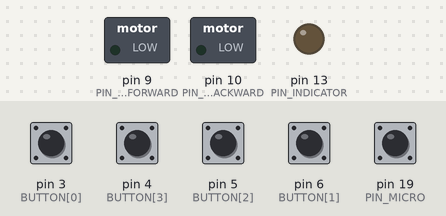
The sketch below on a simulated Arduino Uno, built with avr-gcc and run on an emulated ATmega328P. On the bench: switched loads named in the sketch (green lamp = pin HIGH), output pins drawn as LEDs (lit = HIGH). Dashed ring = blinking. The inputs (shaded band) are chosen by the test bench; at power-on: pin 3 (BUTTON[0]), pin 4 (BUTTON[3]), pin 5 (BUTTON[2]), pin 6 (BUTTON[1]), pin 19 (PIN_MICRO) HIGH.

Above: at 1.2 s.
1.3 s: pin 4 (BUTTON[3]) pulled LOW for 0.15 s
At 1.58 s:
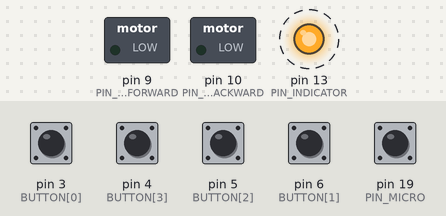
3.4 s: pin 3 (BUTTON[0]) pulled LOW for 0.15 s
At 4.7 s:
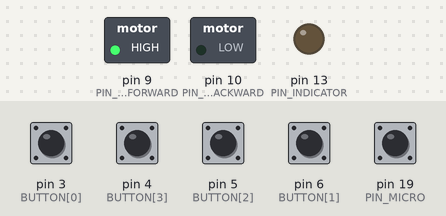
5.0 s: pin 5 (BUTTON[2]) pulled LOW for 0.15 s
At 5.5 s:
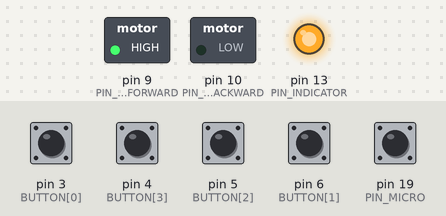
7.1 s: pin 19 (PIN_MICRO) pulled LOW for 0.15 s
At 8.0 s:
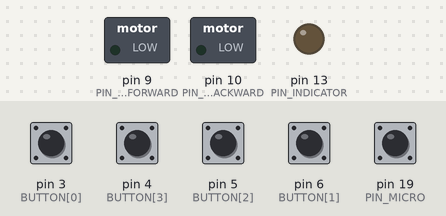
8.7 s: pin 3 (BUTTON[0]) pulled LOW for 1 s
At 10.4 s:
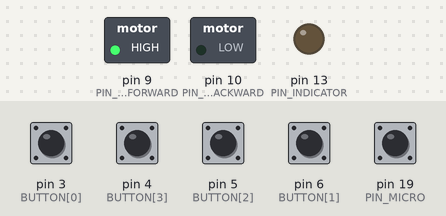
Timing chart, 0 to 11.9 s (numbered marks = the images above; inputs shaded):
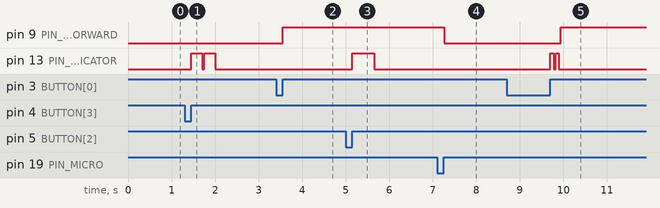

The sketch:

intval2_buttons.ino
```cpp
//Intval for pro trinket arduinos
//Using 12vdc motors in place of a stepper
//L289N HBridge for motor control
//Microswitch for control

/*
----------------------------------------------------
Microswitch (use INPUT_PULLUP!!)
GND-----\ | \-----PIN
----------------------------------------------------
*/

const int FAST_PWM = 255;
const int SLOW_PWM = 127;

/* ------------------------------------------------
 *  pins
 * ------------------------------------------------*/
//5V Trinket Pro
const int PIN_INDICATOR = 13;
const int PIN_MOTOR_FORWARD = 9;
const int PIN_MOTOR_BACKWARD = 10;
const int PIN_MICRO = 19; //laser cut version
const int BUTTON[4] = {3, 6, 5, 4};  //trigger, direction, speed, delay

/* ------------------------------------------------
 *  loop
 * ------------------------------------------------*/
const int LOOP_DELAY = 10;

/* ------------------------------------------------
 *  state
 * ------------------------------------------------*/
volatile int button_state[4] = {1, 1, 1, 1};
volatile long button_time[4] = {0, 0, 0, 0};
volatile long buttontime = 0;

volatile int fwd_speed = FAST_PWM;
volatile int bwd_speed = FAST_PWM;

volatile boolean sequence = false;
volatile boolean running = false;
volatile boolean cam_dir = true;
volatile boolean delaying = false;

volatile int micro_position = 0;
volatile boolean micro_primed = false;

unsigned long timer = 0;
unsigned long frame_start = 0;
unsigned long delay_start = 0;

volatile int cam_count = 0;
volatile int cam_pos = 0;

volatile long seq_delay = 42;

/* ------------------------------------------------
 *  Runs once at startup, defines pin modes for
 *  buttons and other inputs.
 * ------------------------------------------------*/
void setup () {
  Pins_init();
  Buttons_init();
}

/* ------------------------------------------------
 *  Runs constantly, sets a timer at beginning of loop,
 *  checks states of every button and then either compares
 *  the timer to the delay end, watches for the microswitch
 *  to stop the frame or alternately delays for LOOP_DELAY.
 * ------------------------------------------------*/
void loop () {
  timer = millis();
  Btn(0);
  Btn(1);
  Btn(2);
  Btn(3);
  if (sequence && delaying) {
    Watch_delay();
  }
  if (running) {
    Read_micro();
  }
  if (!running && !sequence && !delaying){
    delay(LOOP_DELAY);
  }
}

/* ------------------------------------------------
 *  Defines pin modes for motor control pins, microswitch
 *  and the indicator (LED) pin.
 * ------------------------------------------------*/
void Pins_init () {
  pinMode(PIN_MOTOR_FORWARD, OUTPUT);
  pinMode(PIN_MOTOR_BACKWARD, OUTPUT);
  pinMode(PIN_MICRO, INPUT_PULLUP);
  pinMode(PIN_INDICATOR, OUTPUT);
}

/* ------------------------------------------------
 *  Starts a frame by updating the frame_start timer,
 *  starts motor in set direction, sets running flag
 *  to true and primes the micoswitch flag.
 * ------------------------------------------------*/
void Frame () {
  frame_start = millis();
  if (cam_dir) {
    analogWrite(PIN_MOTOR_FORWARD, fwd_speed);
    analogWrite(PIN_MOTOR_BACKWARD, 0);
  } else {
    analogWrite(PIN_MOTOR_BACKWARD, bwd_speed);
    analogWrite(PIN_MOTOR_FORWARD, 0);
  }
  running = true;
  micro_primed = false;
}

/* ------------------------------------------------
 *  Determines whether or not the motor has turned
 *  far enough to start reading the micoswitch state.
 *  This prevents the switch from checking too early,
 *  while it is not yet pressed.
 * ------------------------------------------------*/
boolean Read_delay () {
  if (fwd_speed == FAST_PWM) {
      if (timer - frame_start >= 300) {
        return true;
      }
  } else {
      if (timer - frame_start >= 600) {
        return true;
      }
  }
  return false;
}

/* ------------------------------------------------
 *  Reads the state of the microswitch after the
 *  Read_delay() period. If the micoswitch is pressed,
 *  set the micro_primed flag to true. If primed and
 *  microswitch gets opened, Stop() the frame.
 * ------------------------------------------------*/
void Read_micro () {
  if (Read_delay()) {
    micro_position = digitalRead(PIN_MICRO);
    if (micro_position == LOW
        && micro_primed == false) {
      micro_primed = true;
    } else if (micro_position == HIGH
              && micro_primed == true) {
      Stop();
    }
    delay(2);//smooths out signal
  }
}

/* ------------------------------------------------
 *  Determines when the delay period between frames
 *  in a sequence is over.
 * ------------------------------------------------*/
void Watch_delay () {
  if (timer - delay_start >= seq_delay) {
    delaying = false;
    Frame();
  }
}

/* ------------------------------------------------
 *  Stops the motor after a 10ms delay. Increments
 *  a cam counter when complete. Resets running and
 *  micro_primed flags to false, starts delaying if
 *  sequence flag is set to true.
 * ------------------------------------------------*/
void Stop () {
  delay(10);
  analogWrite(PIN_MOTOR_FORWARD, 0);
  analogWrite(PIN_MOTOR_BACKWARD, 0);

  cam_count++;
  if (cam_dir) {
    cam_pos++;
  } else {
    cam_pos--;
  }

  running = false;
  micro_primed = false;

  if (sequence) {
    delaying = true;
    delay_start = millis();
  }
}
/* ------------------------------------------------
 *  Turns on or off the indicator LED.
 * ------------------------------------------------*/
void Indicator (boolean state) {
  if (state) {
    digitalWrite(PIN_INDICATOR, HIGH);
  } else {
    digitalWrite(PIN_INDICATOR, LOW);
  }
}

/* ------------------------------------------------
 *  Declare the pin mode of all buttons as, input pullup
 *  which enables the internal pullup resistor.
 * ------------------------------------------------*/
void Buttons_init () {
  for (int i = 0; i < 4; i++) {
    pinMode(BUTTON[i], INPUT_PULLUP);
  }
}

/* ------------------------------------------------
 *  Reads the state of a specific button and compares
 *  it to a stored value in the button_state array.
 *  If the value is different than what is stored,
 *  check if button is pressed and store new timer value,
 *  if button is released, compare current time to the stored
 *  time value and pass that to the button_end function.
 * ------------------------------------------------*/
void Btn (int index) {
  int val = digitalRead(BUTTON[index]);
  if (val != button_state[index]) {
    if (val == LOW) { // pressed
      button_time[index] = millis();
      //button_start(index);
    } else if (val == HIGH) { // not pressed
      buttontime = millis() - button_time[index];
      button_end(index, buttontime);
    }
  }
  button_state[index] = val;
}

/*
 * dormant for now
 * void button_start (int index) {
  if (index == 0) {
  }
}*/

/* ------------------------------------------------
 *  Determines a specific action for each press length
 *  of each button. In most cases a press over 1 second is
 *  distinct from one less than 1 second.
 * ------------------------------------------------*/
void button_end (int index, long buttontime) {
  if (index == 0) {
    if (buttontime > 1000) {
      if (!sequence) {
        sequence = true;
        Output(2, 75);
        Frame();
      }
    } else {
       if (sequence) {
        sequence = false;
        //Output(2, 75);
      } else {
         Frame();
      }
    }
  } else if (index == 1) { //set direction
    if (buttontime < 1000) {
      cam_dir = true;
      Output(1, 500);
    } else if (buttontime > 1000) {
      cam_dir = false;
      Output(2, 250);
    }
  } else if (index == 2) { // set speed
    if (buttontime <= 1000) {
      fwd_speed = FAST_PWM;
      bwd_speed = FAST_PWM;
      Output(1, 500);
    } else if (buttontime > 1000) {
      fwd_speed = SLOW_PWM;
      bwd_speed = SLOW_PWM;
      Output(2, 250);
    }
  } else if (index == 3) { //set delay
    if (buttontime < 42) {
      seq_delay = 42;
      Output(1, 500);
    } else {
      seq_delay = buttontime;
      Output(2, 250);
    }
  }
  buttontime = 0;
}


/* ------------------------------------------------
 *  Display a specified number of flashes on the
 *  indicator LED for a specified amount of time.
 * ------------------------------------------------*/
void Output (int number, int len) {
  for (int i = 0; i < number; i++) {
    Indicator(true);
    delay(len);
    Indicator(false);
    delay(42);
  }
}
```

Measured:
- after the input at 1.3 s, pin 13 (PIN_INDICATOR): alternates HIGH for 0.25 s and LOW for 0.04 s, 4 changes in all, then stays LOW, starting after 0.16 s
- after the input at 3.4 s, pin 9 (PIN_MOTOR_FORWARD): LOW → HIGH after 0.16 s
- after the input at 5.0 s, pin 13 (PIN_INDICATOR): LOW → HIGH after 0.15 s, → LOW 0.50 s later
- after the input at 7.1 s, pin 9 (PIN_MOTOR_FORWARD): HIGH → LOW after 0.16 s
- after the input at 8.7 s, pin 9 (PIN_MOTOR_FORWARD): LOW → HIGH after 1.2 s; pin 13 (PIN_INDICATOR): alternates HIGH for 0.08 s and LOW for 0.04 s, 4 changes in all, then stays LOW, starting after 1.0 s
